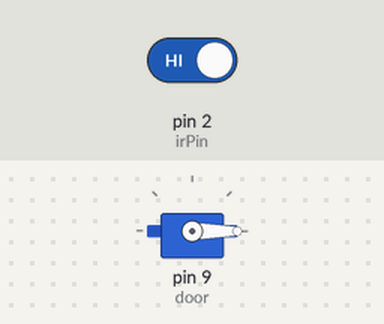
The sketch below on a simulated Arduino Uno, built with avr-gcc and run on an emulated ATmega328P. On the bench: servo. Inputs (shaded band) come from the test bench; at power-on: pin 2 (irPin) HIGH.

Above: at 1.2 s.
1.3 s: pin 2 (irPin) driven LOW
At 1.9 s:
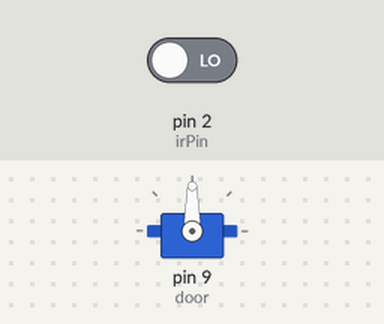
2.8 s: pin 2 (irPin) driven HIGH
At 3.1 s:
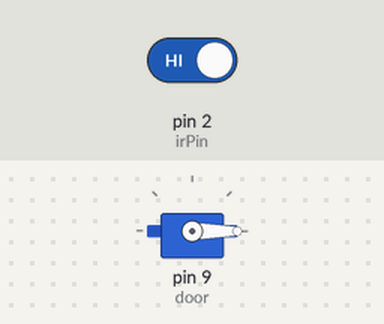
Timing chart, 0 to 5.8 s (numbered marks = the images above; inputs shaded):
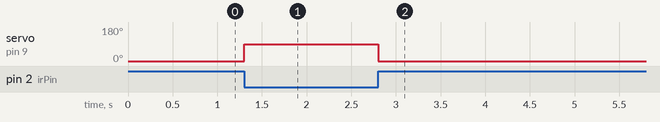

Measured:
- after the input at 1.3 s, servo on pin 9 (door): 0° → 90° at once
- after the input at 2.8 s, servo on pin 9 (door): 90° → 0° at once

The sketch:

ad1.ino
```cpp
#include <Servo.h>

Servo door;

int irPin = 2;

void setup() {
  pinMode(irPin, INPUT);
  door.attach(9);
}

void loop() {
  if (digitalRead(irPin) == LOW) {
    door.write(90);
  } else {
    door.write(0);
  }
}
```
